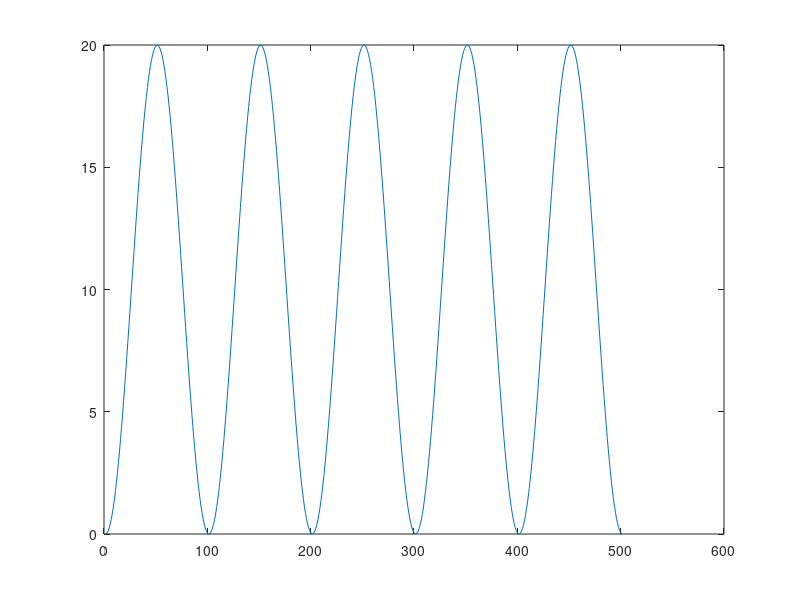

MATLAB code to generate this figure:
%     Making a stupid test to see if newmark blows up


clear
clc
close all


M = 1.0;
C = 0.00;
K = 1.0;

omg = sqrt(K/M);
T   = 2*pi/omg;

a0 = 0;
v0 = 0;
x0 = 0;

xn = x0;
vn = v0;
an = a0;


dt = T/100;

nsteps = round(5*T/dt);

Fext = 10.0;
xhist = zeros(nsteps+1,1);
xhist(1) = xn;

for i=1:nsteps

%   if i>1
%     Fext = 0.;
%   end  

   f = 0;
   f = f + Fext;
   f = f + (4*M/(dt^2) + 2*C/dt)*xn;
   f = f + (4*M/dt     + C)*vn;
   f = f + M*an;

   A  = (4*M/(dt^2) + 2*C/dt + K);
   Ax = A*xn;

   xlag = xn;
%  Solve for increment   
   f = f - Ax;

   dx = f/A;

   xn = xn + dx;
   an = 4/(dt^2)*(xn-xlag) - 4/dt*vn - an; 
   vn = 2/dt*(xn - xlag) - vn;

   xhist(i+1) = xn;
end

plot(xhist)






